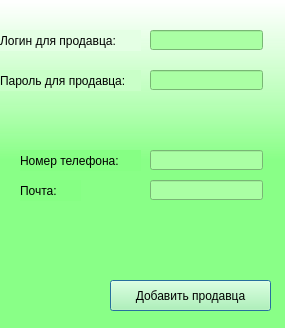
<?xml version="1.0" encoding="UTF-8"?>
<ui version="4.0">
 <class>Dialog</class>
 <widget class="QDialog" name="Dialog">
  <property name="geometry">
   <rect>
    <x>0</x>
    <y>0</y>
    <width>285</width>
    <height>328</height>
   </rect>
  </property>
  <property name="windowTitle">
   <string>Dialog</string>
  </property>
  <property name="styleSheet">
   <string notr="true">background-color: qlineargradient(spread:pad, x1:0.489, y1:1, x2:0.489, y2:0, stop:0.511364 rgba(133, 255, 131, 210), stop:1 rgba(255, 255, 255, 255));</string>
  </property>
  <widget class="QLineEdit" name="Login">
   <property name="geometry">
    <rect>
     <x>150</x>
     <y>30</y>
     <width>113</width>
     <height>20</height>
    </rect>
   </property>
   <property name="styleSheet">
    <string notr="true">background-color: rgb(170, 255, 164);</string>
   </property>
   <property name="text">
    <string/>
   </property>
  </widget>
  <widget class="QLineEdit" name="Password">
   <property name="geometry">
    <rect>
     <x>150</x>
     <y>70</y>
     <width>113</width>
     <height>20</height>
    </rect>
   </property>
   <property name="styleSheet">
    <string notr="true">background-color: rgb(170, 255, 164);</string>
   </property>
   <property name="text">
    <string/>
   </property>
  </widget>
  <widget class="QLabel" name="label_1">
   <property name="geometry">
    <rect>
     <x>0</x>
     <y>30</y>
     <width>141</width>
     <height>21</height>
    </rect>
   </property>
   <property name="styleSheet">
    <string notr="true">background-color: rgb(228, 255, 228);
font: 9pt &quot;Verdana&quot;;</string>
   </property>
   <property name="text">
    <string>Логин для продавца:</string>
   </property>
  </widget>
  <widget class="QLabel" name="label_2">
   <property name="geometry">
    <rect>
     <x>0</x>
     <y>70</y>
     <width>141</width>
     <height>21</height>
    </rect>
   </property>
   <property name="styleSheet">
    <string notr="true">background-color: rgb(201, 255, 200);
font: 8pt &quot;Verdana&quot;;</string>
   </property>
   <property name="text">
    <string>Пароль для продавца:</string>
   </property>
  </widget>
  <widget class="QLineEdit" name="NumberPhone">
   <property name="geometry">
    <rect>
     <x>150</x>
     <y>150</y>
     <width>113</width>
     <height>20</height>
    </rect>
   </property>
   <property name="styleSheet">
    <string notr="true">background-color: rgb(170, 255, 164);</string>
   </property>
   <property name="text">
    <string/>
   </property>
  </widget>
  <widget class="QLineEdit" name="Email">
   <property name="geometry">
    <rect>
     <x>150</x>
     <y>180</y>
     <width>113</width>
     <height>20</height>
    </rect>
   </property>
   <property name="styleSheet">
    <string notr="true">background-color: rgb(170, 255, 164);</string>
   </property>
   <property name="text">
    <string/>
   </property>
  </widget>
  <widget class="QLabel" name="label_3">
   <property name="geometry">
    <rect>
     <x>20</x>
     <y>150</y>
     <width>121</width>
     <height>21</height>
    </rect>
   </property>
   <property name="styleSheet">
    <string notr="true">background-color: rgb(134, 255, 132);
font: 10pt &quot;Verdana&quot;;</string>
   </property>
   <property name="text">
    <string>Номер телефона:</string>
   </property>
  </widget>
  <widget class="QLabel" name="label_4">
   <property name="geometry">
    <rect>
     <x>20</x>
     <y>180</y>
     <width>61</width>
     <height>21</height>
    </rect>
   </property>
   <property name="styleSheet">
    <string notr="true">background-color: rgb(134, 255, 132);
font: 10pt &quot;Verdana&quot;;</string>
   </property>
   <property name="text">
    <string>Почта:</string>
   </property>
  </widget>
  <widget class="QPushButton" name="btn_add">
   <property name="geometry">
    <rect>
     <x>110</x>
     <y>280</y>
     <width>161</width>
     <height>31</height>
    </rect>
   </property>
   <property name="styleSheet">
    <string notr="true">background-color: rgb(170, 255, 164);
font: 10pt &quot;Verdana&quot;;</string>
   </property>
   <property name="text">
    <string>Добавить продавца</string>
   </property>
  </widget>
 </widget>
 <resources/>
 <connections/>
</ui>
